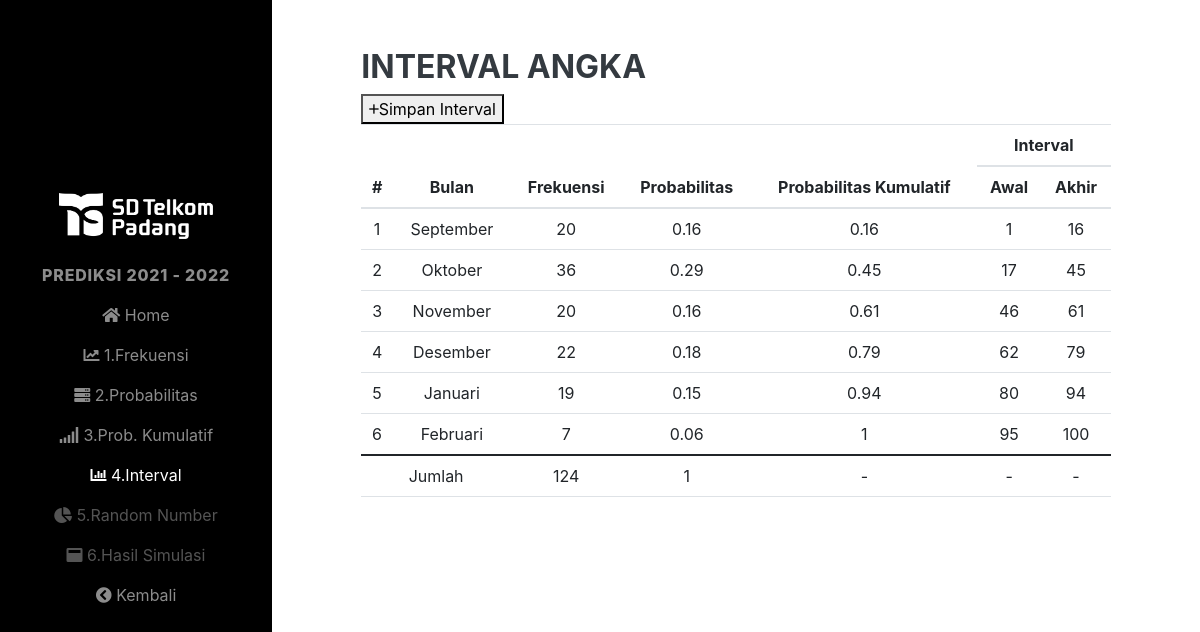
The page /2021-2022/home.php?p=interval on the database its author committed.
### tables this page shows
CREATE TABLE `pendaftar2021_2022` (
  `kd_bulan` varchar(10) NOT NULL,
  `pendaftar` int(5) NOT NULL
);

CREATE TABLE `bulan` (
  `kd_bulan` varchar(10) NOT NULL,
  `nama_bulan` varchar(10) NOT NULL
);

### 2021-2022/interval.php (the view, shortened to what this page needs)
<div class="page-content--bgf7">
    <form action="" method="post">
        <section class="p-t-20">
            <div class="container">
                <div class="row">
                    <div class="col-md-10 offset-1 pt-5">
                        <h3 class="title-5 m-b-35">Interval Angka</h3>
                        <div class="table-data__tool">
                            <div class="table-data__tool-right">
                                <button class="au-btn au-btn-icon au-btn--green au-btn--small" type="submit" name="simpan-interval">
                                    <i class="zmdi zmdi-plus"></i>Simpan Interval</button>
                            </div>
                        </div>
                        <div class="table-responsive table-responsive-data2">
                            <table class="table table-data2 text-center">
                                <thead>
                                    <tr>
                                        <th rowspan="2"> # </th>
                                        <th rowspan="2">Bulan</th>
                                        <th rowspan="2">Frekuensi</th>
                                        <th rowspan="2">Probabilitas</th>
                                        <th rowspan="2">Probabilitas Kumulatif</th>
                                        <th colspan="2">Interval</th>
                                    </tr>
                                    <tr>
                                        <th>Awal</th>
                                        <th>Akhir</th>
                                    </tr>
                                </thead>
                                <tbody>
                                    <?php
                                    $totals = mysqli_query($con, "SELECT SUM(pendaftar) AS total FROM pendaftar2021_2022") or die(mysqli_error($con));
                                    $total = mysqli_fetch_array($totals);
                                    $no = 1;
                                    $sqls = mysqli_query($con, "SELECT * FROM pendaftar2021_2022 a INNER JOIN bulan b ON a.kd_bulan = b.kd_bulan") or die(mysqli_error($con));
                                    foreach ($sqls as $sql) { ?>
                                        <tr class="tr-shadow">
                                            <td><?= $no ?></td>
                                            <td><?= $sql['nama_bulan'] ?></td>
                                            <td><?= $sql['pendaftar'] ?><input type="hidden" name="pendaftar-<?= $no ?>" value="<?= $sql['pendaftar'] ?>"></td>
                                            <td><?= $prob = round($sql['pendaftar'] / $total['total'], 2) ?></td>
                                            <td><?= @$probkum += $prob  ?></td>
                                            <td><?php if ($no == 1) {
                                                    $awal = 1;
                                                } else {
                                                    $awal = $akhiratas + 1;
                                                } ?><?= $awal ?><input type="hidden" name="awal-ke-<?= $no ?>" value="<?= $awal ?>"></td>
                                            <td><?= $akhir = $probkum * 100 ?><input type="hidden" name="akhir-ke-<?= $no ?>" value="<?= $akhir ?>"></td>
                                        </tr>
                                        <?php $akhiratas = $akhir ?>
                                        <?php $no++ ?>
                                        <?php @$jmlfreq += $sql['pendaftar'] ?>
                                        <?php @$jmlprob  += $prob ?>
                                    <?php } ?>
                                </tbody>
                                <tfoot>
                                    <tr>
                                        <td colspan="2">Jumlah</td>
                                        <td><?= number_format($jmlfreq) ?></td>
                                        <td><?= $jmlprob ?></td>
                                        <td> - </td>
                                        <td> - </td>
                                        <td> - </td>
                                    </tr>
                                </tfoot>
                            </table>
                        </div>
                    </div>
                </div>
            </div>
        </section>
    </form>

### rows shown on the page
pendaftar2021_2022: bulan.nama_bulan "September", pendaftar "20", total "0.16", prob "0.16", awal "1", probkum "16"
pendaftar2021_2022: bulan.nama_bulan "Oktober", pendaftar "36", total "0.29", prob "0.45", awal "17", probkum "45"
pendaftar2021_2022: bulan.nama_bulan "November", pendaftar "20", total "0.16", prob "0.61", awal "46", probkum "61"
pendaftar2021_2022: bulan.nama_bulan "Desember", pendaftar "22", total "0.18", prob "0.79", awal "62", probkum "79"
pendaftar2021_2022: bulan.nama_bulan "Januari", pendaftar "19", total "0.15", prob "0.94", awal "80", probkum "94"
pendaftar2021_2022: bulan.nama_bulan "Februari", pendaftar "7", total "0.06", prob "1", awal "95", probkum "100"

### other values the page prints
$jmlfreq "124"
$jmlprob "1"
